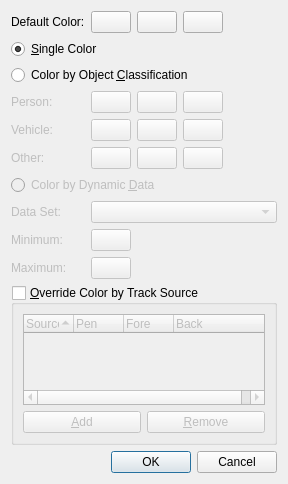
<?xml version="1.0" encoding="UTF-8"?>
<ui version="4.0">
 <class>vsTrackColorDialog</class>
 <widget class="QDialog" name="vsTrackColorDialog">
  <property name="geometry">
   <rect>
    <x>0</x>
    <y>0</y>
    <width>288</width>
    <height>482</height>
   </rect>
  </property>
  <property name="windowTitle">
   <string>Track Color</string>
  </property>
  <layout class="QVBoxLayout" name="verticalLayout">
   <item>
    <layout class="QFormLayout" name="formLayout">
     <item row="0" column="0">
      <widget class="QLabel" name="defaultLabel">
       <property name="toolTip">
        <string>&lt;html&gt;&lt;body&gt;&lt;p&gt;The default color is used if Single Color mode is selected, or mode-based coloring fails (e.g. a track has no object classification or dynamic data).&lt;/p&gt;&lt;/body&gt;&lt;/html&gt;</string>
       </property>
       <property name="text">
        <string>Default Color:</string>
       </property>
      </widget>
     </item>
     <item row="0" column="1">
      <layout class="QHBoxLayout" name="horizontalLayout">
       <item>
        <widget class="qtColorButton" name="defaultColor">
         <property name="sizePolicy">
          <sizepolicy hsizetype="Fixed" vsizetype="Fixed">
           <horstretch>0</horstretch>
           <verstretch>0</verstretch>
          </sizepolicy>
         </property>
         <property name="toolTip">
          <string>&lt;html&gt;&lt;body&gt;&lt;p&gt;Default track pen color. This color will be used to draw thinner lines and shapes related to the track (e.g. paths, head outlines).&lt;/p&gt;&lt;/body&gt;&lt;/html&gt;</string>
         </property>
         <property name="text">
          <string/>
         </property>
        </widget>
       </item>
       <item>
        <widget class="qtColorButton" name="defaultColorFore">
         <property name="sizePolicy">
          <sizepolicy hsizetype="Fixed" vsizetype="Fixed">
           <horstretch>0</horstretch>
           <verstretch>0</verstretch>
          </sizepolicy>
         </property>
         <property name="toolTip">
          <string>Default track label text color.</string>
         </property>
         <property name="text">
          <string/>
         </property>
        </widget>
       </item>
       <item>
        <widget class="qtColorButton" name="defaultColorBack">
         <property name="sizePolicy">
          <sizepolicy hsizetype="Fixed" vsizetype="Fixed">
           <horstretch>0</horstretch>
           <verstretch>0</verstretch>
          </sizepolicy>
         </property>
         <property name="toolTip">
          <string>Default track label background color.</string>
         </property>
         <property name="text">
          <string/>
         </property>
        </widget>
       </item>
      </layout>
     </item>
     <item row="1" column="0" colspan="2">
      <widget class="QRadioButton" name="singleColor">
       <property name="toolTip">
        <string>Use the same color for all tracks.</string>
       </property>
       <property name="text">
        <string>&amp;Single Color</string>
       </property>
       <property name="checked">
        <bool>true</bool>
       </property>
      </widget>
     </item>
     <item row="2" column="0" colspan="2">
      <widget class="QRadioButton" name="colorByToc">
       <property name="toolTip">
        <string>Color tracks by their object classification, if available.</string>
       </property>
       <property name="text">
        <string>Color by Object &amp;Classification</string>
       </property>
      </widget>
     </item>
     <item row="3" column="0">
      <widget class="QLabel" name="personLabel">
       <property name="enabled">
        <bool>false</bool>
       </property>
       <property name="text">
        <string>Person:</string>
       </property>
      </widget>
     </item>
     <item row="3" column="1">
      <layout class="QHBoxLayout" name="horizontalLayout_2">
       <item>
        <widget class="qtColorButton" name="personColor">
         <property name="enabled">
          <bool>false</bool>
         </property>
         <property name="sizePolicy">
          <sizepolicy hsizetype="Fixed" vsizetype="Fixed">
           <horstretch>0</horstretch>
           <verstretch>0</verstretch>
          </sizepolicy>
         </property>
         <property name="toolTip">
          <string>&lt;html&gt;&lt;body&gt;&lt;p&gt;Track pen color for tracks classified as Person. This color will be used to draw thinner lines and shapes related to the track (e.g. paths, head outlines).&lt;/p&gt;&lt;/body&gt;&lt;/html&gt;</string>
         </property>
         <property name="text">
          <string/>
         </property>
        </widget>
       </item>
       <item>
        <widget class="qtColorButton" name="personColorFore">
         <property name="enabled">
          <bool>false</bool>
         </property>
         <property name="sizePolicy">
          <sizepolicy hsizetype="Fixed" vsizetype="Fixed">
           <horstretch>0</horstretch>
           <verstretch>0</verstretch>
          </sizepolicy>
         </property>
         <property name="toolTip">
          <string>Track label text color for tracks classified as Person.</string>
         </property>
         <property name="text">
          <string/>
         </property>
        </widget>
       </item>
       <item>
        <widget class="qtColorButton" name="personColorBack">
         <property name="enabled">
          <bool>false</bool>
         </property>
         <property name="sizePolicy">
          <sizepolicy hsizetype="Fixed" vsizetype="Fixed">
           <horstretch>0</horstretch>
           <verstretch>0</verstretch>
          </sizepolicy>
         </property>
         <property name="toolTip">
          <string>Track label background color for tracks classified as Person.</string>
         </property>
         <property name="text">
          <string/>
         </property>
        </widget>
       </item>
      </layout>
     </item>
     <item row="4" column="0">
      <widget class="QLabel" name="vehicleLabel">
       <property name="enabled">
        <bool>false</bool>
       </property>
       <property name="text">
        <string>Vehicle:</string>
       </property>
      </widget>
     </item>
     <item row="4" column="1">
      <layout class="QHBoxLayout" name="horizontalLayout_3">
       <item>
        <widget class="qtColorButton" name="vehicleColor">
         <property name="enabled">
          <bool>false</bool>
         </property>
         <property name="sizePolicy">
          <sizepolicy hsizetype="Fixed" vsizetype="Fixed">
           <horstretch>0</horstretch>
           <verstretch>0</verstretch>
          </sizepolicy>
         </property>
         <property name="toolTip">
          <string>&lt;html&gt;&lt;body&gt;&lt;p&gt;Track pen color for tracks classified as Vehicle. This color will be used to draw thinner lines and shapes related to the track (e.g. paths, head outlines).&lt;/p&gt;&lt;/body&gt;&lt;/html&gt;</string>
         </property>
         <property name="text">
          <string/>
         </property>
        </widget>
       </item>
       <item>
        <widget class="qtColorButton" name="vehicleColorFore">
         <property name="enabled">
          <bool>false</bool>
         </property>
         <property name="sizePolicy">
          <sizepolicy hsizetype="Fixed" vsizetype="Fixed">
           <horstretch>0</horstretch>
           <verstretch>0</verstretch>
          </sizepolicy>
         </property>
         <property name="toolTip">
          <string>Track label text color for tracks classified as Vehicle.</string>
         </property>
         <property name="text">
          <string/>
         </property>
        </widget>
       </item>
       <item>
        <widget class="qtColorButton" name="vehicleColorBack">
         <property name="enabled">
          <bool>false</bool>
         </property>
         <property name="sizePolicy">
          <sizepolicy hsizetype="Fixed" vsizetype="Fixed">
           <horstretch>0</horstretch>
           <verstretch>0</verstretch>
          </sizepolicy>
         </property>
         <property name="toolTip">
          <string>Track label background color for tracks classified as Vehicle.</string>
         </property>
         <property name="text">
          <string/>
         </property>
        </widget>
       </item>
      </layout>
     </item>
     <item row="5" column="0">
      <widget class="QLabel" name="otherLabel">
       <property name="enabled">
        <bool>false</bool>
       </property>
       <property name="text">
        <string>Other:</string>
       </property>
      </widget>
     </item>
     <item row="5" column="1">
      <layout class="QHBoxLayout" name="horizontalLayout_4">
       <item>
        <widget class="qtColorButton" name="otherColor">
         <property name="enabled">
          <bool>false</bool>
         </property>
         <property name="sizePolicy">
          <sizepolicy hsizetype="Fixed" vsizetype="Fixed">
           <horstretch>0</horstretch>
           <verstretch>0</verstretch>
          </sizepolicy>
         </property>
         <property name="toolTip">
          <string>&lt;html&gt;&lt;body&gt;&lt;p&gt;Track pen color for tracks classified as Other. This color will be used to draw thinner lines and shapes related to the track (e.g. paths, head outlines).&lt;/p&gt;&lt;/body&gt;&lt;/html&gt;</string>
         </property>
         <property name="text">
          <string/>
         </property>
        </widget>
       </item>
       <item>
        <widget class="qtColorButton" name="otherColorFore">
         <property name="enabled">
          <bool>false</bool>
         </property>
         <property name="sizePolicy">
          <sizepolicy hsizetype="Fixed" vsizetype="Fixed">
           <horstretch>0</horstretch>
           <verstretch>0</verstretch>
          </sizepolicy>
         </property>
         <property name="toolTip">
          <string>Track label text color for tracks classified as Other.</string>
         </property>
         <property name="text">
          <string/>
         </property>
        </widget>
       </item>
       <item>
        <widget class="qtColorButton" name="otherColorBack">
         <property name="enabled">
          <bool>false</bool>
         </property>
         <property name="sizePolicy">
          <sizepolicy hsizetype="Fixed" vsizetype="Fixed">
           <horstretch>0</horstretch>
           <verstretch>0</verstretch>
          </sizepolicy>
         </property>
         <property name="toolTip">
          <string>Track label background color for tracks classified as Other.</string>
         </property>
         <property name="text">
          <string/>
         </property>
        </widget>
       </item>
      </layout>
     </item>
     <item row="6" column="0" colspan="2">
      <widget class="QRadioButton" name="colorByData">
       <property name="enabled">
        <bool>false</bool>
       </property>
       <property name="toolTip">
        <string>&lt;html&gt;&lt;body&gt;&lt;p&gt;Color tracks by their dynamic data, if available. The color used will vary between the minimum and maximum colors depending on the data for a given track segment.&lt;/p&gt;&lt;/body&gt;&lt;/html&gt;</string>
       </property>
       <property name="text">
        <string>Color by Dynamic &amp;Data</string>
       </property>
      </widget>
     </item>
     <item row="7" column="0">
      <widget class="QLabel" name="dataSetLabel">
       <property name="enabled">
        <bool>false</bool>
       </property>
       <property name="text">
        <string>Data Set:</string>
       </property>
      </widget>
     </item>
     <item row="7" column="1">
      <widget class="QComboBox" name="dataSet">
       <property name="enabled">
        <bool>false</bool>
       </property>
       <property name="sizePolicy">
        <sizepolicy hsizetype="Expanding" vsizetype="Fixed">
         <horstretch>0</horstretch>
         <verstretch>0</verstretch>
        </sizepolicy>
       </property>
       <property name="toolTip">
        <string>Data set to use for dynamic coloring.</string>
       </property>
       <property name="insertPolicy">
        <enum>QComboBox::InsertAlphabetically</enum>
       </property>
      </widget>
     </item>
     <item row="8" column="0">
      <widget class="QLabel" name="minimumLabel">
       <property name="enabled">
        <bool>false</bool>
       </property>
       <property name="text">
        <string>Minimum:</string>
       </property>
      </widget>
     </item>
     <item row="8" column="1">
      <widget class="qtColorButton" name="minimumColor">
       <property name="enabled">
        <bool>false</bool>
       </property>
       <property name="sizePolicy">
        <sizepolicy hsizetype="Fixed" vsizetype="Fixed">
         <horstretch>0</horstretch>
         <verstretch>0</verstretch>
        </sizepolicy>
       </property>
       <property name="toolTip">
        <string>&lt;html&gt;&lt;body&gt;&lt;p&gt;Track geomoetry color to represent the minimum value in the data value range.&lt;/p&gt;&lt;/body&gt;&lt;/html&gt;</string>
       </property>
       <property name="text">
        <string/>
       </property>
      </widget>
     </item>
     <item row="9" column="0">
      <widget class="QLabel" name="maximumLabel">
       <property name="enabled">
        <bool>false</bool>
       </property>
       <property name="text">
        <string>Maximum:</string>
       </property>
      </widget>
     </item>
     <item row="9" column="1">
      <widget class="qtColorButton" name="maximumColor">
       <property name="enabled">
        <bool>false</bool>
       </property>
       <property name="sizePolicy">
        <sizepolicy hsizetype="Fixed" vsizetype="Fixed">
         <horstretch>0</horstretch>
         <verstretch>0</verstretch>
        </sizepolicy>
       </property>
       <property name="toolTip">
        <string>&lt;html&gt;&lt;body&gt;&lt;p&gt;Track geomoetry color to represent the maximum value in the data value range.&lt;/p&gt;&lt;/body&gt;&lt;/html&gt;</string>
       </property>
       <property name="text">
        <string/>
       </property>
      </widget>
     </item>
     <item row="10" column="0" colspan="2">
      <widget class="QGroupBox" name="colorBySource">
       <property name="minimumSize">
        <size>
         <width>0</width>
         <height>160</height>
        </size>
       </property>
       <property name="title">
        <string>&amp;Override Color by Track Source</string>
       </property>
       <property name="checkable">
        <bool>true</bool>
       </property>
       <property name="checked">
        <bool>false</bool>
       </property>
       <layout class="QGridLayout" name="gridLayout">
        <item row="0" column="0" colspan="2">
         <widget class="QTreeWidget" name="sourceColors">
          <property name="alternatingRowColors">
           <bool>true</bool>
          </property>
          <property name="selectionMode">
           <enum>QAbstractItemView::ExtendedSelection</enum>
          </property>
          <property name="rootIsDecorated">
           <bool>false</bool>
          </property>
          <property name="uniformRowHeights">
           <bool>true</bool>
          </property>
          <property name="sortingEnabled">
           <bool>true</bool>
          </property>
          <property name="allColumnsShowFocus">
           <bool>true</bool>
          </property>
          <attribute name="headerDefaultSectionSize">
           <number>50</number>
          </attribute>
          <column>
           <property name="text">
            <string>Source</string>
           </property>
          </column>
          <column>
           <property name="text">
            <string>Pen</string>
           </property>
          </column>
          <column>
           <property name="text">
            <string>Fore</string>
           </property>
          </column>
          <column>
           <property name="text">
            <string>Back</string>
           </property>
          </column>
         </widget>
        </item>
        <item row="1" column="0">
         <widget class="QPushButton" name="addSource">
          <property name="text">
           <string>&amp;Add</string>
          </property>
          <property name="icon">
           <iconset resource="../../Icons/vsp.qrc">
            <normaloff>:/icons/16x16/add</normaloff>:/icons/16x16/add</iconset>
          </property>
         </widget>
        </item>
        <item row="1" column="1">
         <widget class="QPushButton" name="removeSource">
          <property name="enabled">
           <bool>false</bool>
          </property>
          <property name="text">
           <string>&amp;Remove</string>
          </property>
          <property name="icon">
           <iconset resource="../../Icons/vsp.qrc">
            <normaloff>:/icons/16x16/delete</normaloff>:/icons/16x16/delete</iconset>
          </property>
         </widget>
        </item>
       </layout>
      </widget>
     </item>
    </layout>
   </item>
   <item>
    <spacer name="verticalSpacer">
     <property name="orientation">
      <enum>Qt::Vertical</enum>
     </property>
     <property name="sizeHint" stdset="0">
      <size>
       <width>20</width>
       <height>18</height>
      </size>
     </property>
    </spacer>
   </item>
   <item>
    <widget class="QDialogButtonBox" name="buttonBox">
     <property name="orientation">
      <enum>Qt::Horizontal</enum>
     </property>
     <property name="standardButtons">
      <set>QDialogButtonBox::Cancel|QDialogButtonBox::Ok</set>
     </property>
    </widget>
   </item>
  </layout>
 </widget>
 <customwidgets>
  <customwidget>
   <class>qtColorButton</class>
   <extends>QPushButton</extends>
   <header location="global">qtColorButton.h</header>
  </customwidget>
 </customwidgets>
 <resources>
  <include location="../../Icons/vsp.qrc"/>
 </resources>
 <connections>
  <connection>
   <sender>buttonBox</sender>
   <signal>accepted()</signal>
   <receiver>vsTrackColorDialog</receiver>
   <slot>accept()</slot>
   <hints>
    <hint type="sourcelabel">
     <x>214</x>
     <y>361</y>
    </hint>
    <hint type="destinationlabel">
     <x>157</x>
     <y>274</y>
    </hint>
   </hints>
  </connection>
  <connection>
   <sender>buttonBox</sender>
   <signal>rejected()</signal>
   <receiver>vsTrackColorDialog</receiver>
   <slot>reject()</slot>
   <hints>
    <hint type="sourcelabel">
     <x>214</x>
     <y>361</y>
    </hint>
    <hint type="destinationlabel">
     <x>218</x>
     <y>274</y>
    </hint>
   </hints>
  </connection>
  <connection>
   <sender>colorByToc</sender>
   <signal>toggled(bool)</signal>
   <receiver>personLabel</receiver>
   <slot>setEnabled(bool)</slot>
   <hints>
    <hint type="sourcelabel">
     <x>65</x>
     <y>65</y>
    </hint>
    <hint type="destinationlabel">
     <x>66</x>
     <y>89</y>
    </hint>
   </hints>
  </connection>
  <connection>
   <sender>colorByToc</sender>
   <signal>toggled(bool)</signal>
   <receiver>personColor</receiver>
   <slot>setEnabled(bool)</slot>
   <hints>
    <hint type="sourcelabel">
     <x>121</x>
     <y>73</y>
    </hint>
    <hint type="destinationlabel">
     <x>122</x>
     <y>93</y>
    </hint>
   </hints>
  </connection>
  <connection>
   <sender>colorByToc</sender>
   <signal>toggled(bool)</signal>
   <receiver>personColorFore</receiver>
   <slot>setEnabled(bool)</slot>
   <hints>
    <hint type="sourcelabel">
     <x>121</x>
     <y>73</y>
    </hint>
    <hint type="destinationlabel">
     <x>122</x>
     <y>93</y>
    </hint>
   </hints>
  </connection>
  <connection>
   <sender>colorByToc</sender>
   <signal>toggled(bool)</signal>
   <receiver>personColorBack</receiver>
   <slot>setEnabled(bool)</slot>
   <hints>
    <hint type="sourcelabel">
     <x>121</x>
     <y>73</y>
    </hint>
    <hint type="destinationlabel">
     <x>122</x>
     <y>93</y>
    </hint>
   </hints>
  </connection>
  <connection>
   <sender>colorByToc</sender>
   <signal>toggled(bool)</signal>
   <receiver>vehicleLabel</receiver>
   <slot>setEnabled(bool)</slot>
   <hints>
    <hint type="sourcelabel">
     <x>82</x>
     <y>72</y>
    </hint>
    <hint type="destinationlabel">
     <x>82</x>
     <y>118</y>
    </hint>
   </hints>
  </connection>
  <connection>
   <sender>colorByToc</sender>
   <signal>toggled(bool)</signal>
   <receiver>otherLabel</receiver>
   <slot>setEnabled(bool)</slot>
   <hints>
    <hint type="sourcelabel">
     <x>36</x>
     <y>65</y>
    </hint>
    <hint type="destinationlabel">
     <x>54</x>
     <y>148</y>
    </hint>
   </hints>
  </connection>
  <connection>
   <sender>colorByToc</sender>
   <signal>toggled(bool)</signal>
   <receiver>vehicleColor</receiver>
   <slot>setEnabled(bool)</slot>
   <hints>
    <hint type="sourcelabel">
     <x>171</x>
     <y>74</y>
    </hint>
    <hint type="destinationlabel">
     <x>148</x>
     <y>122</y>
    </hint>
   </hints>
  </connection>
  <connection>
   <sender>colorByToc</sender>
   <signal>toggled(bool)</signal>
   <receiver>vehicleColorFore</receiver>
   <slot>setEnabled(bool)</slot>
   <hints>
    <hint type="sourcelabel">
     <x>171</x>
     <y>74</y>
    </hint>
    <hint type="destinationlabel">
     <x>148</x>
     <y>122</y>
    </hint>
   </hints>
  </connection>
  <connection>
   <sender>colorByToc</sender>
   <signal>toggled(bool)</signal>
   <receiver>vehicleColorBack</receiver>
   <slot>setEnabled(bool)</slot>
   <hints>
    <hint type="sourcelabel">
     <x>171</x>
     <y>74</y>
    </hint>
    <hint type="destinationlabel">
     <x>148</x>
     <y>122</y>
    </hint>
   </hints>
  </connection>
  <connection>
   <sender>colorByToc</sender>
   <signal>toggled(bool)</signal>
   <receiver>otherColor</receiver>
   <slot>setEnabled(bool)</slot>
   <hints>
    <hint type="sourcelabel">
     <x>194</x>
     <y>67</y>
    </hint>
    <hint type="destinationlabel">
     <x>150</x>
     <y>149</y>
    </hint>
   </hints>
  </connection>
  <connection>
   <sender>colorByToc</sender>
   <signal>toggled(bool)</signal>
   <receiver>otherColorFore</receiver>
   <slot>setEnabled(bool)</slot>
   <hints>
    <hint type="sourcelabel">
     <x>194</x>
     <y>67</y>
    </hint>
    <hint type="destinationlabel">
     <x>150</x>
     <y>149</y>
    </hint>
   </hints>
  </connection>
  <connection>
   <sender>colorByToc</sender>
   <signal>toggled(bool)</signal>
   <receiver>otherColorBack</receiver>
   <slot>setEnabled(bool)</slot>
   <hints>
    <hint type="sourcelabel">
     <x>194</x>
     <y>67</y>
    </hint>
    <hint type="destinationlabel">
     <x>150</x>
     <y>149</y>
    </hint>
   </hints>
  </connection>
  <connection>
   <sender>colorByData</sender>
   <signal>toggled(bool)</signal>
   <receiver>minimumLabel</receiver>
   <slot>setEnabled(bool)</slot>
   <hints>
    <hint type="sourcelabel">
     <x>47</x>
     <y>184</y>
    </hint>
    <hint type="destinationlabel">
     <x>91</x>
     <y>243</y>
    </hint>
   </hints>
  </connection>
  <connection>
   <sender>colorByData</sender>
   <signal>toggled(bool)</signal>
   <receiver>maximumLabel</receiver>
   <slot>setEnabled(bool)</slot>
   <hints>
    <hint type="sourcelabel">
     <x>31</x>
     <y>178</y>
    </hint>
    <hint type="destinationlabel">
     <x>66</x>
     <y>271</y>
    </hint>
   </hints>
  </connection>
  <connection>
   <sender>colorByData</sender>
   <signal>toggled(bool)</signal>
   <receiver>minimumColor</receiver>
   <slot>setEnabled(bool)</slot>
   <hints>
    <hint type="sourcelabel">
     <x>141</x>
     <y>179</y>
    </hint>
    <hint type="destinationlabel">
     <x>154</x>
     <y>243</y>
    </hint>
   </hints>
  </connection>
  <connection>
   <sender>colorByData</sender>
   <signal>toggled(bool)</signal>
   <receiver>maximumColor</receiver>
   <slot>setEnabled(bool)</slot>
   <hints>
    <hint type="sourcelabel">
     <x>187</x>
     <y>177</y>
    </hint>
    <hint type="destinationlabel">
     <x>154</x>
     <y>271</y>
    </hint>
   </hints>
  </connection>
  <connection>
   <sender>colorByData</sender>
   <signal>toggled(bool)</signal>
   <receiver>dataSetLabel</receiver>
   <slot>setEnabled(bool)</slot>
   <hints>
    <hint type="sourcelabel">
     <x>47</x>
     <y>182</y>
    </hint>
    <hint type="destinationlabel">
     <x>47</x>
     <y>201</y>
    </hint>
   </hints>
  </connection>
  <connection>
   <sender>colorByData</sender>
   <signal>toggled(bool)</signal>
   <receiver>dataSet</receiver>
   <slot>setEnabled(bool)</slot>
   <hints>
    <hint type="sourcelabel">
     <x>203</x>
     <y>179</y>
    </hint>
    <hint type="destinationlabel">
     <x>173</x>
     <y>203</y>
    </hint>
   </hints>
  </connection>
 </connections>
</ui>
